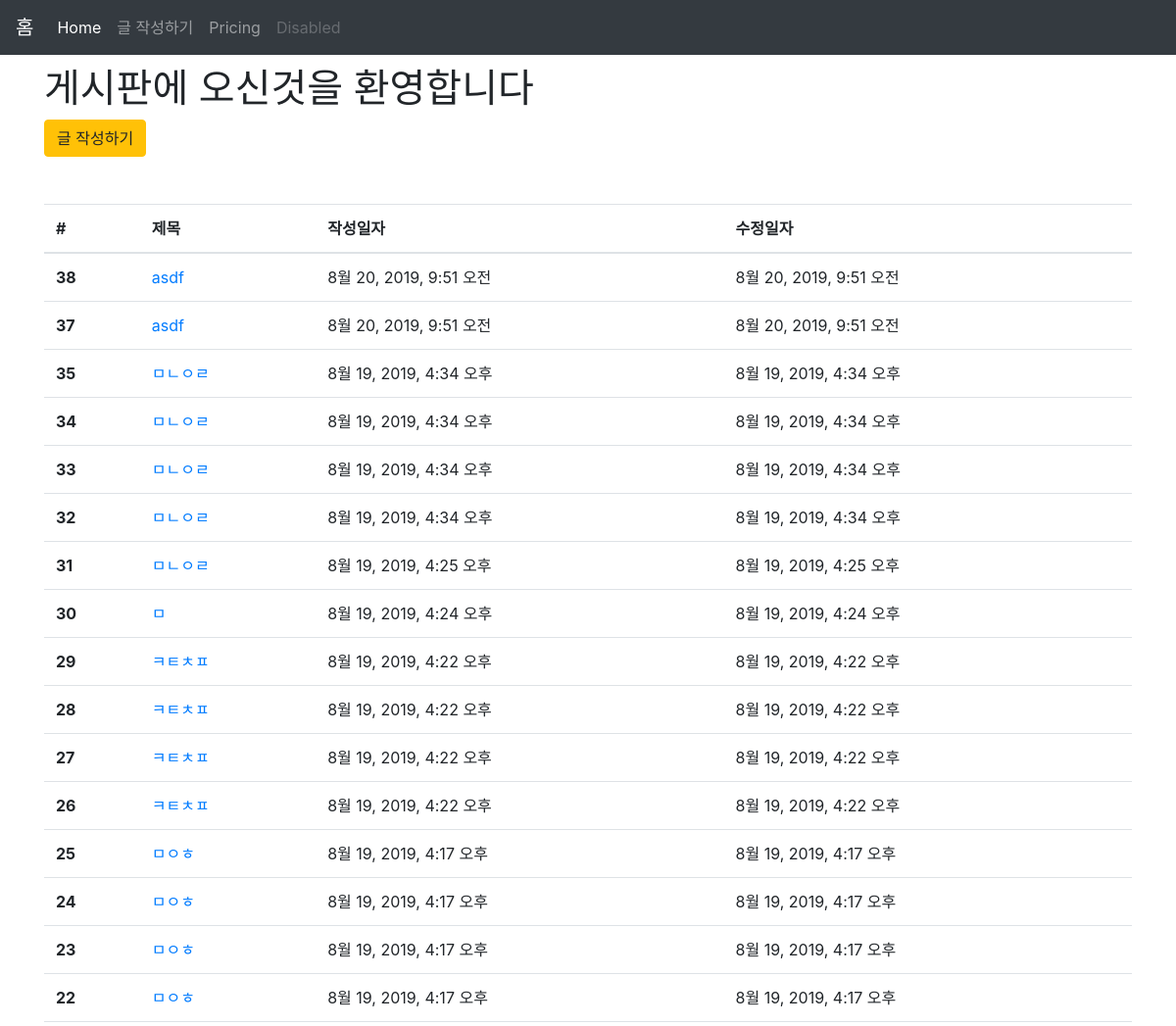
The app's page /articles/ (upper part), older data.
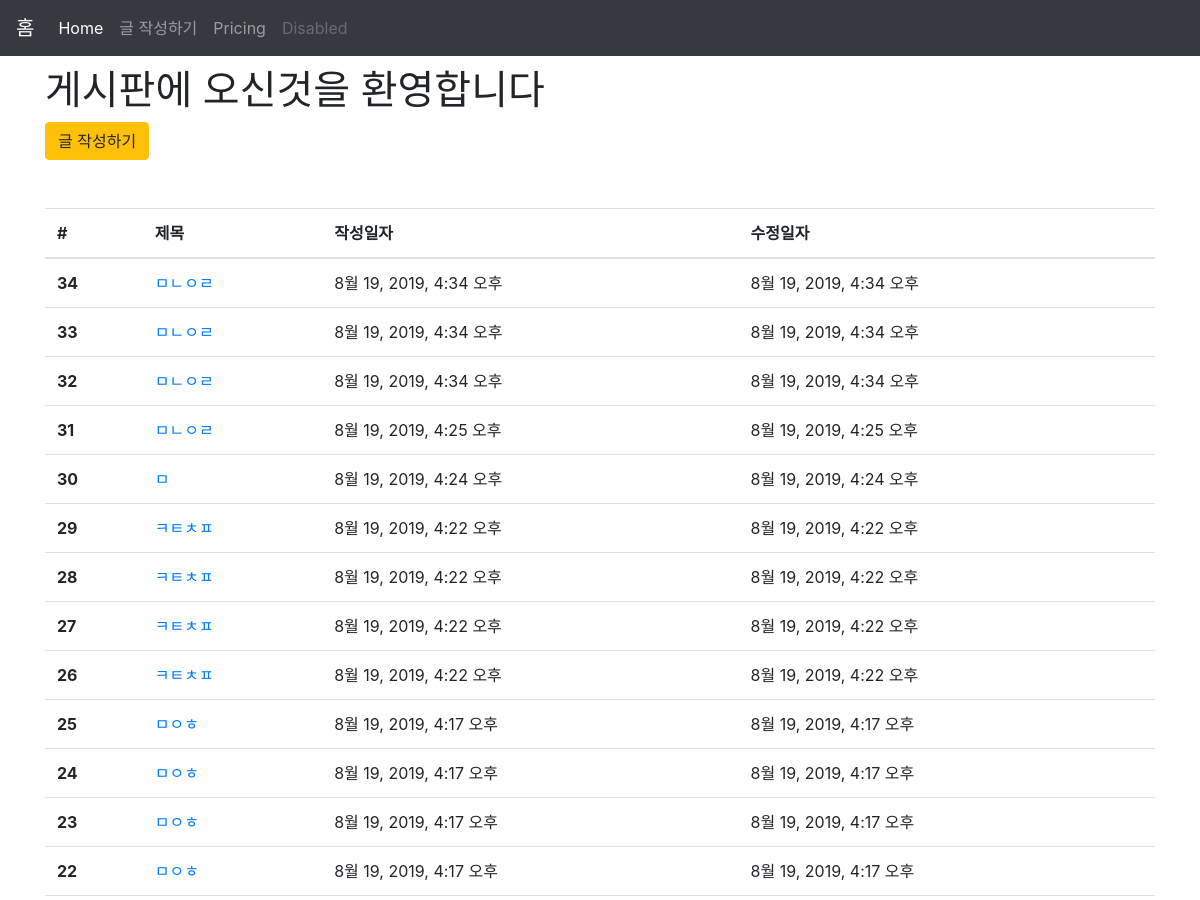
The same page, newer data.
### articles/models.py (models this page shows, shortened)
class Article(models.Model):
    title = models.CharField(max_length=10)
    content = models.TextField()
    created_at = models.DateTimeField(auto_now_add=True)
    updated_at = models.DateTimeField(auto_now=True)

### articles/views.py (the view)
# urls.py: path('', views.index),
def index(request):
    articles = Article.objects.order_by('-id')
    context = {
        'articles' : articles
    }
    return render(request, 'articles/index.html', context)

### articles/templates/articles/index.html (shortened to what this page needs)
{% extends 'articles/base.html' %}
{% block body %}
<h1 id="document">게시판에 오신것을 환영합니다</h1>
<a href="/articles/new/" class="btn btn-warning">글 작성하기</a>
<table class="table mt-5">
  <thead>
    <tr>
      <th scope="col">#</th>
      <th scope="col">제목</th>
      <th scope="col">작성일자</th>
      <th scope="col">수정일자</th>
    </tr>
  </thead>
  <tbody>
    {% for article in articles %}
    <tr>
      <th scope="row">{{ article.id }}</th>
      <td>
        <a href="/articles/{{ article.pk }}">
          {{ article.title }}
        </a>
      </td>
      <td>{{ article.created_at }}</td>
      <td>{{ article.updated_at }}</td>
    </tr>
    {% endfor %}
  </tbody>
</table>
{% endblock %}

### articles/templates/articles/base.html (shortened to what this page needs)
<!DOCTYPE html>
<html lang="ko">
<head>
  <link rel="stylesheet" href="https://stackpath.bootstrapcdn.com/bootstrap/4.3.1/css/bootstrap.min.css"
>
</head>
<body>
  <nav class="navbar navbar-expand-lg navbar-dark bg-dark">
    <a class="navbar-brand" href="/articles">홈</a>
    <div class="collapse navbar-collapse" id="navbarNav">
      <ul class="navbar-nav">
        <li class="nav-item active">
          <a class="nav-link" href="/articles">Home <span class="sr-only">(current)</span></a>
        </li>
        <li class="nav-item">
          <a class="nav-link" href="/articles/new">글 작성하기</a>
        </li>
        <li class="nav-item">
          <a class="nav-link" href="#">Pricing</a>
        </li>
        <li class="nav-item">
          <a class="nav-link disabled" href="#" tabindex="-1" aria-disabled="true">Disabled</a>
        </li>
      </ul>
    </div>
  </nav>
  <div class="container">
    {% block body %}{% endblock %}
  </div>
</body>
</html>

### articles/templates/articles/index.html (style rules this page uses)
#document { margin-top: 10px; }

Row changes from the older to the newer data that the page shows:
removed Article: id "38", title "asdf", created_at "8월 20, 2019, 9:51 오전", updated_at "8월 20, 2019, 9:51 오전"
removed Article: id "37", title "asdf", created_at "8월 20, 2019, 9:51 오전", updated_at "8월 20, 2019, 9:51 오전"
removed Article: id "35", title "ㅁㄴㅇㄹ", created_at "8월 19, 2019, 4:34 오후", updated_at "8월 19, 2019, 4:34 오후"
